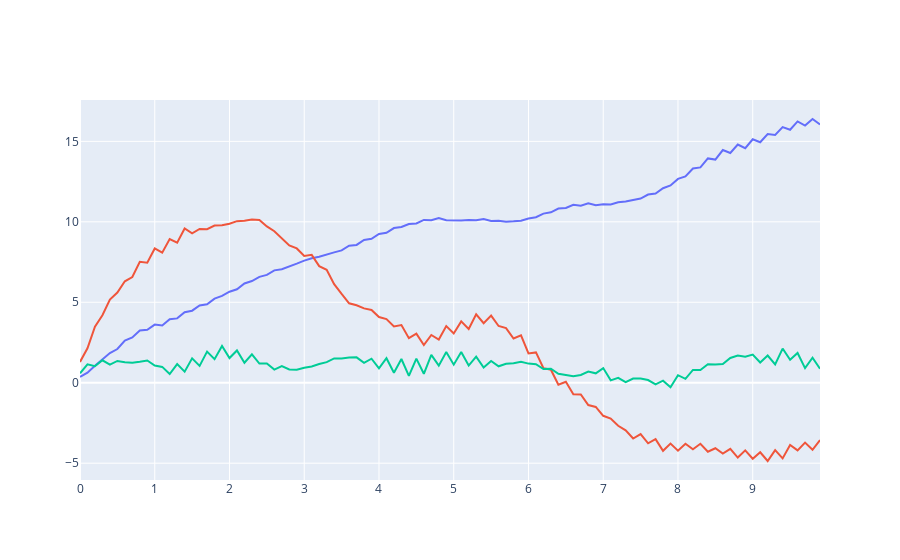

Here is the notebook cell this chart was saved with:
### Markdown cell above
And say, e.g., **fractional Brownian motion noise**, where $B^i_{t}({H_i})$ is a sample from a fractional Brownian motion process with Hurst exponent $H_i$ for each of the state dimensions indexed by $i$, we simply substitute again

$$
\begin{align}
& X^i_{t+\delta t} = F^i_{t+\delta t}(X', t) + \textcolor{red}{B^i_{t+\delta t}({H_i})-B^i_{t}({H_i})}.
\end{align}
$$

### Code cell
# note method 2 of simulation here: https://en.wikipedia.org/wiki/Fractional_Brownian_motion
t_period = 10.0
t_step = 0.1

def K(H: float, t: np.ndarray, s: np.ndarray) -> np.ndarray:
    output = (
        ((t-s) ** (H - 0.5)) 
        * sps.hyp2f1(H - 0.5, 0.5 - H, H + 0.5, 1.0 - t/s)
        / sps.gamma(H + 0.5)
    )
    output[s==0] = 1.0
    return output

brownian_motion_values = np.sqrt(t_step) * np.random.normal(
    np.zeros((int(t_period/t_step), 3)), 
    np.tensordot(
        np.ones(int(t_period/t_step)),
        np.asarray([0.5, 1.0, 0.5]),
        axes=0,
    ), 
    size=(int(t_period/t_step), 3),
)

def fractional_brownian_motion( 
    X_prime: np.ndarray, 
    S_prime: np.ndarray,
    t: float, 
    delta_t: float,
) -> np.ndarray:
    fBm_vector = -S_prime[0]
    n = int(np.round(t / delta_t, 1))
    H_values = [0.8, 0.7, 0.3]
    for i in range(3):
        if t == 0:
            fBm_vector[i] = np.sqrt(t_step) * np.random.normal(
                0.0, np.asarray([0.5, 1.0, 0.5])[i]
            )
            continue
        dBm = brownian_motion_values[:n, i]
        fBm_vector[i] += np.sum(
            (float(n) / t) * K(H_values[i], t, delta_t * np.arange(0, n)) * delta_t * dBm
        )
    return fBm_vector

plot_x_time_series(
    t_period,
    t_step, 
    np.zeros((2, 3)),
    np.zeros((2, 3)), 
    lambda X_prime, t, delta_t: (
        X_prime[0] - delta_t * np.asarray([1.0, 2.0, 3.0]) * (
            X_prime[0] - np.asarray([3.0, 5.0, 2.0])
        )
    ),
    fractional_brownian_motion, 
    "images/fbm_noise.html",
    [
        "fBM with drift (1.0, 3.0, 0.5, H=0.8)",
        "fBM with drift (2.0, 5.0, 1.0, H=0.7)",
        "fBM with drift (3.0, 2.0, 0.5, H=0.3)",
    ]
)
